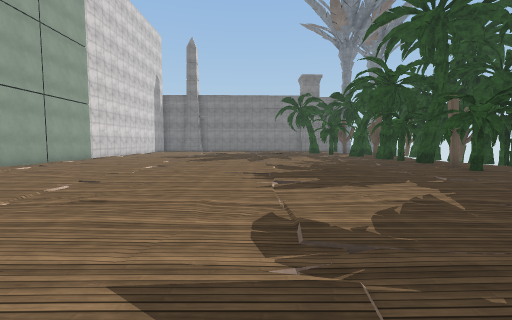
view 1 (above)

16 first-person views from a walk through a scene from a Unity 3-D project. The camera is 1.5 m above the floor, tilts 4° down and sees 90° across. Doors are open. The floor is counted in squares, 2 m on a side. Each view is taken from the middle of a square. On the plan, view 1 faces up. The plan holds only what a view shows up to about 9 squares ahead; the rest is blank. The place goes on beyond the plan. The player is left out. Surface patterns are stand-ins for the level's own textures.

view 2
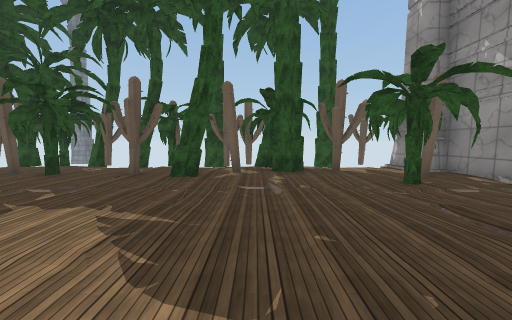

view 3
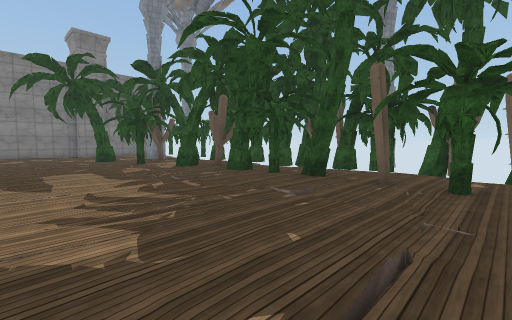

view 4
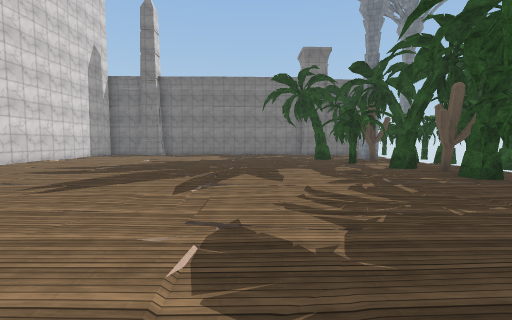

view 5
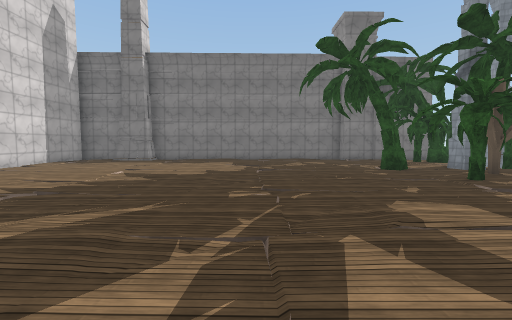

view 6
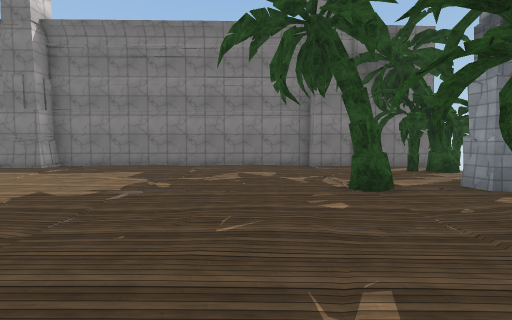

view 7
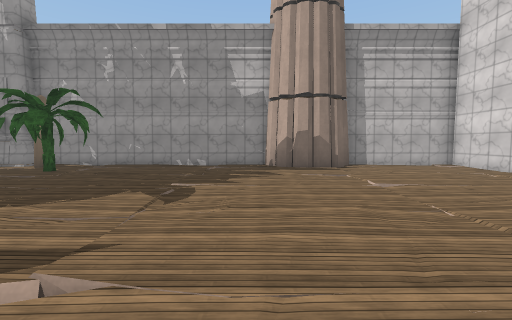

view 8
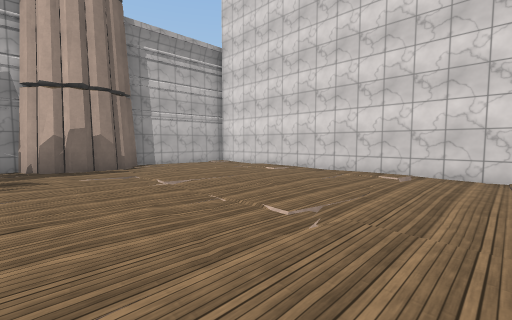

view 9
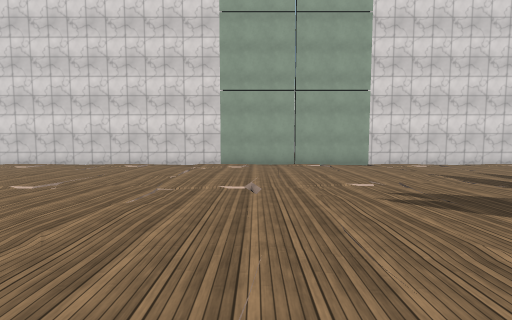

view 10
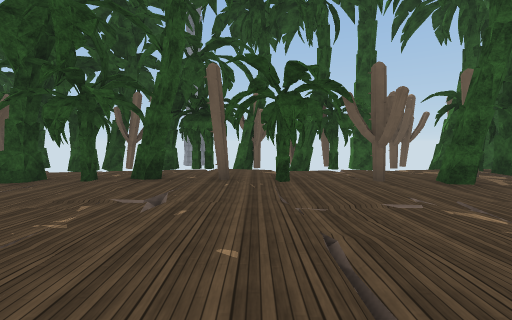

view 11
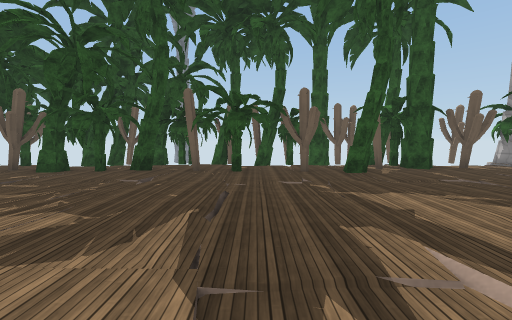

view 12
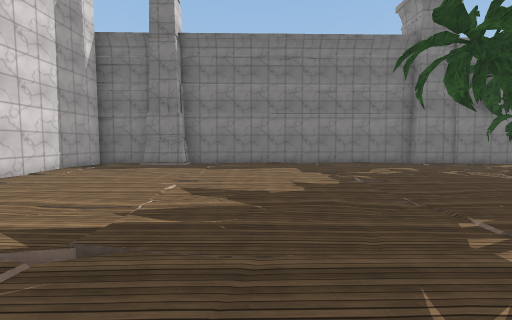

view 13
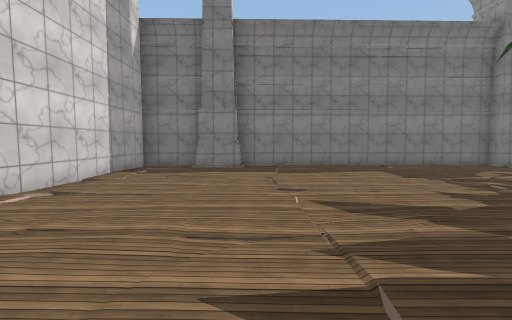

view 14
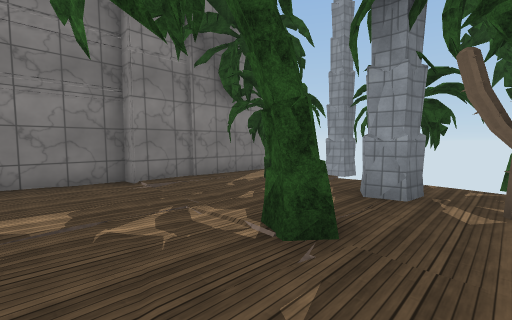

view 15
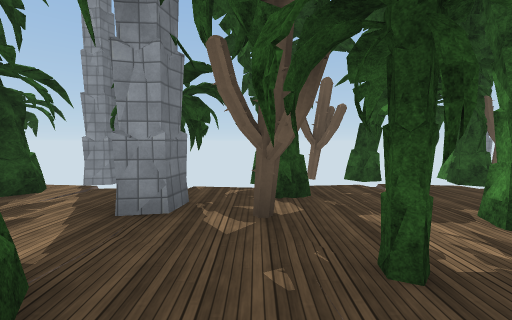

view 16
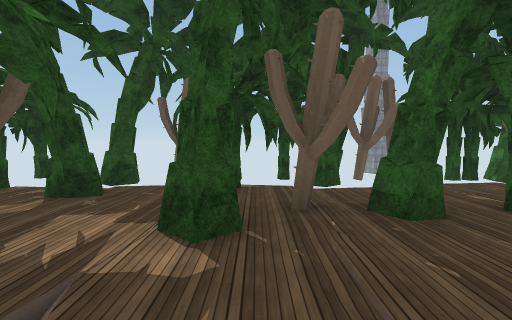

### Floor plan
Key: @ floor where view 1 was taken; # wall or solid block; . main floor; - floor 0.25 m lower than the main floor; / step, stairs or slope; O other object.
Columns run from 8 left of view 1 to 10 right of it. Each row starts with its distance up from view 1.
 22 ###############
 21 #./#..........###
 20 #...//........OO#
 19 #..............O#
 18 #......./...... #
 17 #......./...O.#O#
 16 #...........#OOOO
 15 #...........OO O#O
 14 #...........-O##OO
 13 #............O#O#O
 12 #..//........ O.OO
 11 #............ O.OO
 10 #.../........#O.OO
  9 #.............O.OO#
  8 #....-....../.O.OO
  7 #...............OO
  6 #.............O/OO
  5 #.............O/OO
  4 #............... OO
  3 #.........../OO.OOO
  2 #.........../..OOO
  1 #..............OOO
  0 #.......@.///.O. OO
 -1 #...........O... OO
 -2 # ...##.......O##O
 -3 ################

Positions as (right, up) in squares from view 1, and headings:
1: (0, 0), facing up
2: (0, 2), facing right
3: (1, 6), facing up-right
4: (1, 6), facing up
5: (0, 10), facing up
6: (2, 13), facing up
7: (-1, 6), facing down
8: (-1, 6), facing down-left
9: (1, 8), facing left
10: (1, 7), facing right
11: (-1, 6), facing right
12: (-2, 12), facing up
13: (-4, 13), facing up
14: (2, 16), facing up-right
15: (3, 16), facing right
16: (3, 13), facing right
